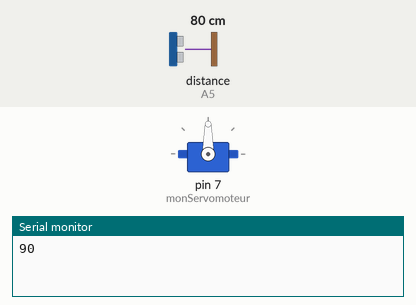
This sketch was run on a simulated Arduino Uno, built with avr-gcc and run on an emulated ATmega328P. On the bench: servo, the last lines printed to the serial monitor. The inputs (shaded band) are chosen by the test bench; at power-on: distance to the obstacle (sensor on A5) 80 cm.

Above: at 1.2 s.
1.3 s: distance to the obstacle (sensor on A5) set to 23 cm
2.8 s: distance to the obstacle (sensor on A5) set to 20 cm
At 5.1 s:
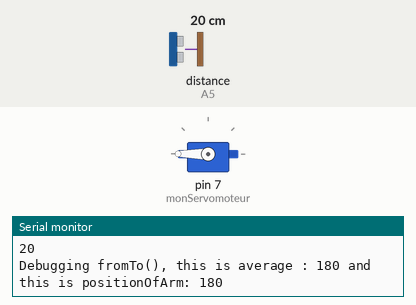
5.4 s: distance to the obstacle (sensor on A5) set to 2 cm
At 8.2 s:
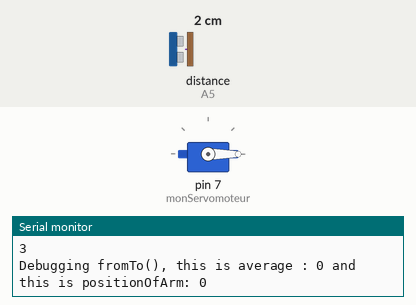
8.4 s: distance to the obstacle (sensor on A5) set to 9 cm
At 10.6 s:
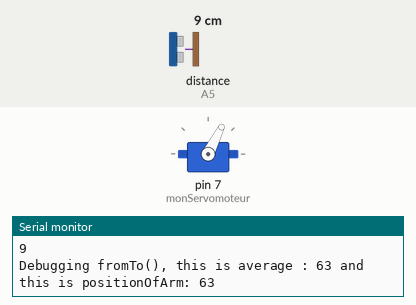
Timing chart, 0 to 12.0 s (numbered marks = the images above; inputs shaded):
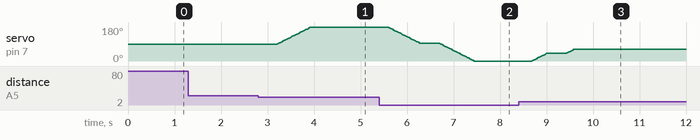

Measured:
- the behaviour switches between 21 and 20 cm on distance to the obstacle (sensor on A5) (found by bisection; images 0 and 1)
- after the input at 1.3 s, every drawn part: stays the same
- after the input at 2.8 s, servo on pin 7 (monServomoteur): moves from 90° to 180° over 0.72 s, starting after 0.41 s
- after the input at 5.4 s, servo on pin 7 (monServomoteur): moves from 180° to 0° over 1.9 s, starting after 0.18 s
- after the input at 8.4 s, servo on pin 7 (monServomoteur): moves from 0° to 63° over 0.91 s, starting after 0.28 s

The sketch:

ServoXSensorXTableau.ino
```cpp
#include <SharpIR.h>

#include <Servo.h>
//#include <KeyboardController.h>
//USBHost : KeyboardController class
#define IRPin A5
#define model 430

                        // Create variable to store the distance:
int distance_cm;
Servo monServomoteur;
int positionOfArm;
int count = 0;
SharpIR mySensor = SharpIR(IRPin, model);
int const numberOfInputs = 20;
int numberDetected[numberOfInputs];
int average = 0;
void setup() {
  Serial.begin(115200);
  monServomoteur.attach(7);
  positionOfArm = monServomoteur.read();
  Serial.print(positionOfArm);
}

void loop() {

  distance_cm = mySensor.distance();
  if(distance_cm<=20 and distance_cm>=3 and count!=numberOfInputs){
    numberDetected[count] = distance_cm;
    /*Serial.println("This is numberDetected :");
    Serial.println(numberDetected[count] );*/
    count++;
  }
  if(count == numberOfInputs){
      average =0;
      for(int j=0;j<numberOfInputs;j++){
        average+=numberDetected[j];
      }
      average/=numberOfInputs;
      fromTo();
      count = 0;
  }
  /*Serial.print("DEBUGGING!!Distance : ");
  Serial.print(distance_cm);
  Serial.print(" count is : ");
  Serial.println(count);*/


}

void fromTo(){
  positionOfArm = monServomoteur.read();
        Serial.println(average);

  average = 180*(average-3)/17; //Brings average between 0 and 180
  Serial.print("Debugging fromTo(), this is average : ");
  Serial.print(average);
  Serial.print(" and this is positionOfArm: ");
  Serial.println(positionOfArm);
  if(positionOfArm>average){
      for (int i = positionOfArm; i>= average; i--) {
        monServomoteur.write(i);
        delay(8);
      }
  }
  else{
      for (int i = positionOfArm; i<= average; i++) {
        monServomoteur.write(i);
        delay(8);
      }
  }
}
```
